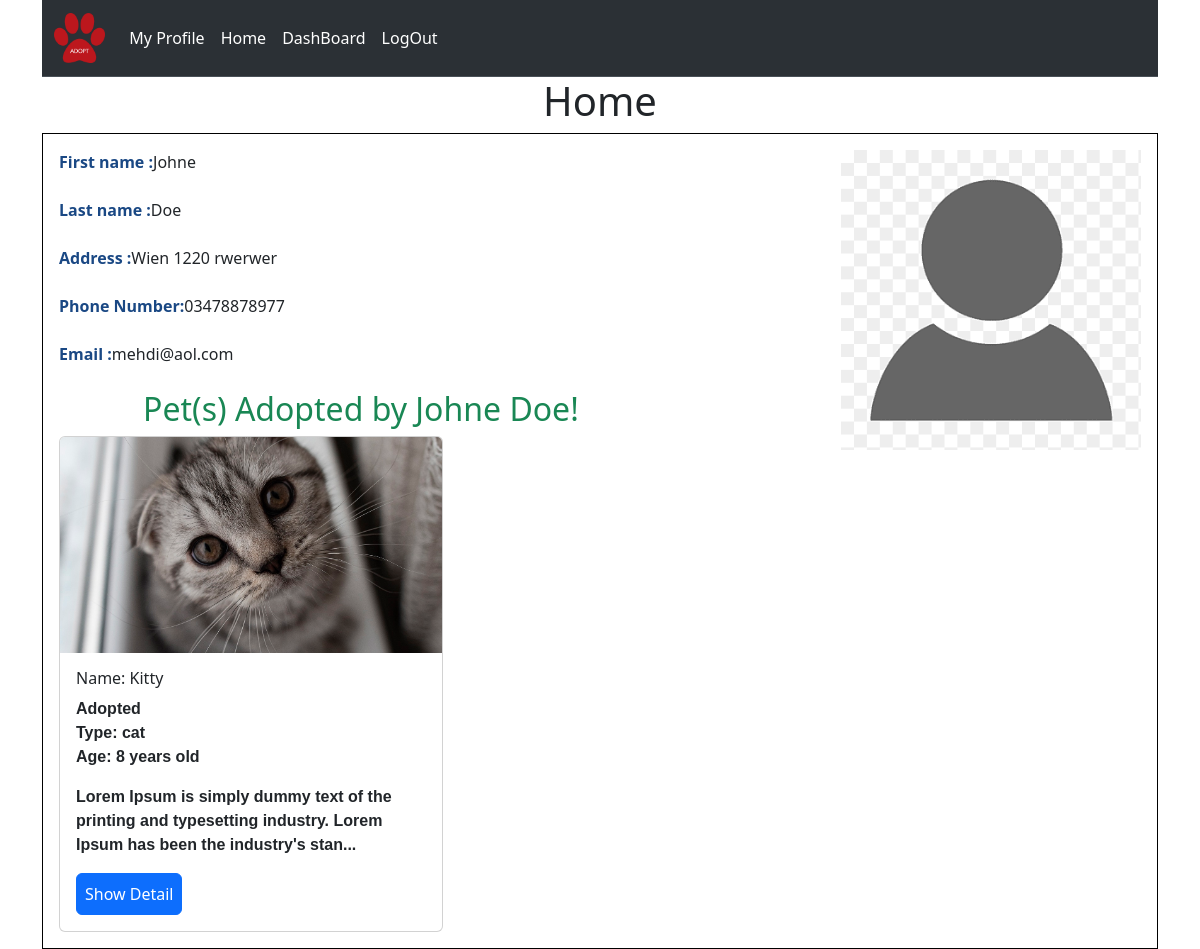
Page /profile.php?user_id=3 (signed in) on the committed database.
### tables this page shows
CREATE TABLE `user` (
  `id` int(11) NOT NULL,
  `first_name` varchar(255) NOT NULL,
  `last_name` varchar(255) NOT NULL,
  `email` varchar(255) NOT NULL,
  `phone_number` varchar(255) NOT NULL,
  `picture` varchar(255) NOT NULL,
  `password` varchar(255) NOT NULL,
  `address` varchar(400) NOT NULL,
  `status` enum('user','adm') DEFAULT 'user'
);

CREATE TABLE `animal` (
  `id` int(11) NOT NULL,
  `name` varchar(255) NOT NULL,
  `picture` varchar(255) NOT NULL,
  `location` varchar(255) NOT NULL,
  `description` varchar(1000) NOT NULL,
  `size` enum('Small','Medium','Large') DEFAULT 'Small',
  `age` smallint(6) DEFAULT NULL,
  `vaccinated` enum('Yes','No') DEFAULT 'Yes',
  `status` enum('Adopted','Available') DEFAULT 'Available',
  `type` varchar(100) DEFAULT NULL,
  `breed` varchar(100) DEFAULT NULL
);

### public/functions.php (called while the page is built, shortened)
<?php
function retreive_form_database($connect ,$sql) {
    $result = mysqli_query($connect , $sql);
    $row = mysqli_fetch_assoc($result);
    if (mysqli_num_rows($result) > 0) {
        return $row;
    }
    return false;
}
?>

### profile.php (the view, shortened to what this page needs)
<?php
if (!isset($_SESSION['user']) && !isset($_SESSION['adm'])) {
    header( "Location: login.php" );
} else if (isset($_SESSION['user'])) {
    $id = $_SESSION['user'];
} else {
    $id = $_SESSION['adm'];
}
if (isset($_GET['user_id'])) {
    $id = intval($_GET['user_id']);
}
include_once "public/db_connect.php";
include_once "public/functions.php";
$sql = "select * from user where id = ".$id;
$row2 = retreive_form_database($connect,$sql);
$layout="";
$fname = $row2['first_name'];
$lname = $row2['last_name'];
$email = $row2['email'];
$address=$row2['address'];
$phone_number=$row2['phone_number'];
$picture = $row2['picture'];
$sql = "select * from animal where id in (select pet_id from pet_adoption where user_id = $id )";
$result = mysqli_query($connect,$sql);
if (mysqli_num_rows($result)) {
    while($row = mysqli_fetch_assoc($result)) {
        $layout .= "
        <div class='card' style='width: 24rem;'>
        <img class='card-img-top' src='picture_animal/{$row['picture']}' alt='Card image cap'>
        <div class='card-body'>
          <h5 class='card-title'>Name: {$row['name']}</h5>
          <p class='card-text'>
          {$row['status']} <br>
          Type: {$row['type']} <br>
          Age: {$row['age']} years old
          </p>
          <p class='card-text'>";
          $layout .= substr($row['description'],0,120)."...";
          $layout .= "</p>";
        $layout .="<div class='d-flex justify-content-between'>
        <a href='detail.php?detail={$row['id']}' class='btn btn-primary p-2'>Show Detail</a>";
        $layout.="</div>
          </div>
      </div>";
    }
} else {
    $layout.="You have adopted no Pet yet!";
}
?>
<!DOCTYPE html>
<html lang="en">
<head>
    <link href="https://cdn.jsdelivr.net/npm/bootstrap@5.3.0/dist/css/bootstrap.min.css" rel="stylesheet">
    <link rel="stylesheet" href="CSS/main.css">
</head>
<body>
    <div class="container">
    <div>
    <?php
    include_once "public/navbar.php";
    ?>
    </div>
        <h1 class="text-center">Home</h1>
        <div>
        <div class="grid-container border border-black p-3">
            <div >
                <div class="mb-3">
                    <label  class="form-label">First name :</label><?= $fname ?>
                </div>
                <div class="mb-3">
                    <label class="form-label">Last name :</label><?= $lname ?>
                </div>
                <div class="mb-3">
                    <label class="form-label">Address :</label><?= $address ?>
                </div>
                <div class="mb-3">
                    <label class="form-label">Phone Number:</label><?= $phone_number ?>
                </div>
                <div class="mb-3">
                    <label class="form-label">Email :</label><?= $email ?>
                </div>
                <div>
                    <h2 class="text-center text-success">Pet(s) Adopted by <?php echo $fname." ".$lname; ?>!</h2>
                </div>
                <div class="wrapper2">
                    <?= $layout ?>
                </div>
            </div>
            <div>
                <div class="mb-3 d-flex justify-content-end ">
                    <img src="picture_user/<?= $picture ?>" class="home_pic_profile" >
                </div>
            </div>
        </div>
        </div>
    </div>
</body>
</html>

### CSS/main.css (style rules this page uses)
.card-img-top { width: 100%; height: 18vw; object-fit: cover; }
body,html { padding : 0px; margin: 0px; box-sizing: border-box; }
.home_pic_profile { width: 300px; }
.grid-container { display: grid; grid-template-columns: auto auto ; grid-gap: 10px; }
.wrapper2 { display: grid; grid-template-columns: auto auto auto ; grid-gap: 10px; }
.card-text { font-family:'Franklin Gothic Medium', 'Arial Narrow', Arial, sans-serif; font-weight: bold; }
.card-title { font-size: 1em; }
.form-label { font-weight: bold; color:rgb(26, 72, 132) }

### rows in the picture
user: first_name "Johne", last_name "Doe", address "Wien 1220 rwerwer", phone_number "03478878977", email "mehdi@aol.com", picture (placeholder picture)
animal: picture (picture), name "Kitty", status "Adopted", type "cat", age "8", value "Lorem Ipsum is simply dummy text of the printing and typesetting industry. Lorem Ipsum has been the industry's stan..."
